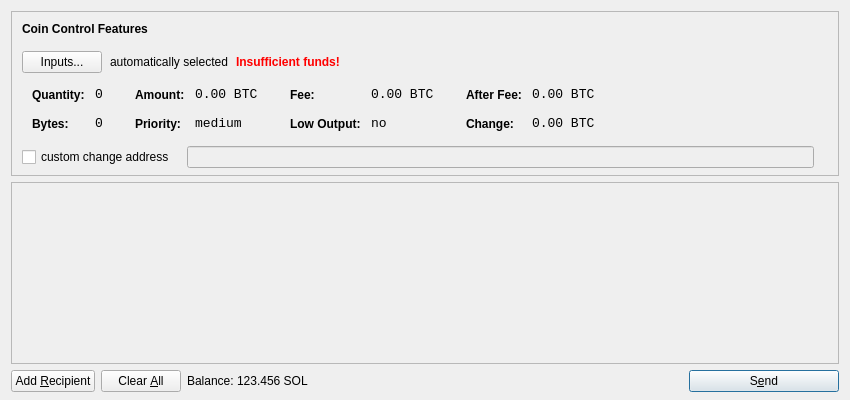
<?xml version="1.0" encoding="UTF-8"?>
<ui version="4.0">
 <class>SendCoinsDialog</class>
 <widget class="QDialog" name="SendCoinsDialog">
  <property name="geometry">
   <rect>
    <x>0</x>
    <y>0</y>
    <width>850</width>
    <height>400</height>
   </rect>
  </property>
  <property name="windowTitle">
   <string>Send Coins</string>
  </property>
  <layout class="QVBoxLayout" name="verticalLayout" stretch="0,1,0">
   <property name="bottomMargin">
    <number>8</number>
   </property>
   <item>
    <widget class="QFrame" name="frameCoinControl">
     <property name="sizePolicy">
      <sizepolicy hsizetype="Expanding" vsizetype="Expanding">
       <horstretch>0</horstretch>
       <verstretch>0</verstretch>
      </sizepolicy>
     </property>
     <property name="maximumSize">
      <size>
       <width>16777215</width>
       <height>16777215</height>
      </size>
     </property>
     <property name="frameShape">
      <enum>QFrame::StyledPanel</enum>
     </property>
     <property name="frameShadow">
      <enum>QFrame::Sunken</enum>
     </property>
     <layout class="QVBoxLayout" name="verticalLayoutCoinControl2">
      <property name="spacing">
       <number>-1</number>
      </property>
      <property name="leftMargin">
       <number>0</number>
      </property>
      <property name="topMargin">
       <number>0</number>
      </property>
      <property name="rightMargin">
       <number>0</number>
      </property>
      <property name="bottomMargin">
       <number>6</number>
      </property>
      <item>
       <layout class="QVBoxLayout" name="verticalLayoutCoinControl" stretch="0,0,0,0,1">
        <property name="spacing">
         <number>0</number>
        </property>
        <property name="leftMargin">
         <number>10</number>
        </property>
        <property name="topMargin">
         <number>10</number>
        </property>
        <item>
         <layout class="QHBoxLayout" name="horizontalLayoutCoinControl1">
          <property name="bottomMargin">
           <number>15</number>
          </property>
          <item>
           <widget class="QLabel" name="labelCoinControlFeatures">
            <property name="sizePolicy">
             <sizepolicy hsizetype="Preferred" vsizetype="Maximum">
              <horstretch>0</horstretch>
              <verstretch>0</verstretch>
             </sizepolicy>
            </property>
            <property name="font">
             <font>
              <weight>75</weight>
              <bold>true</bold>
             </font>
            </property>
            <property name="styleSheet">
             <string notr="true">font-weight:bold;</string>
            </property>
            <property name="text">
             <string>Coin Control Features</string>
            </property>
           </widget>
          </item>
         </layout>
        </item>
        <item>
         <layout class="QHBoxLayout" name="horizontalLayoutCoinControl2" stretch="0,0,0,0">
          <property name="spacing">
           <number>8</number>
          </property>
          <property name="bottomMargin">
           <number>10</number>
          </property>
          <item>
           <widget class="QPushButton" name="pushButtonCoinControl">
            <property name="styleSheet">
             <string notr="true"/>
            </property>
            <property name="text">
             <string>Inputs...</string>
            </property>
           </widget>
          </item>
          <item>
           <widget class="QLabel" name="labelCoinControlAutomaticallySelected">
            <property name="text">
             <string>automatically selected</string>
            </property>
            <property name="margin">
             <number>5</number>
            </property>
           </widget>
          </item>
          <item>
           <widget class="QLabel" name="labelCoinControlInsuffFunds">
            <property name="font">
             <font>
              <weight>75</weight>
              <bold>true</bold>
             </font>
            </property>
            <property name="styleSheet">
             <string notr="true">color:red;font-weight:bold;</string>
            </property>
            <property name="text">
             <string>Insufficient funds!</string>
            </property>
            <property name="margin">
             <number>5</number>
            </property>
           </widget>
          </item>
          <item>
           <spacer name="horizontalSpacerCoinControl">
            <property name="orientation">
             <enum>Qt::Horizontal</enum>
            </property>
            <property name="sizeHint" stdset="0">
             <size>
              <width>40</width>
              <height>1</height>
             </size>
            </property>
           </spacer>
          </item>
         </layout>
        </item>
        <item>
         <widget class="QWidget" name="widgetCoinControl" native="true">
          <property name="sizePolicy">
           <sizepolicy hsizetype="Preferred" vsizetype="Preferred">
            <horstretch>0</horstretch>
            <verstretch>0</verstretch>
           </sizepolicy>
          </property>
          <property name="minimumSize">
           <size>
            <width>0</width>
            <height>0</height>
           </size>
          </property>
          <property name="styleSheet">
           <string notr="true"/>
          </property>
          <layout class="QHBoxLayout" name="horizontalLayoutCoinControl5">
           <property name="margin">
            <number>0</number>
           </property>
           <item>
            <layout class="QHBoxLayout" name="horizontalLayoutCoinControl3" stretch="0,0,0,1">
             <property name="spacing">
              <number>20</number>
             </property>
             <property name="topMargin">
              <number>0</number>
             </property>
             <property name="bottomMargin">
              <number>10</number>
             </property>
             <item>
              <layout class="QFormLayout" name="formLayoutCoinControl1">
               <property name="horizontalSpacing">
                <number>10</number>
               </property>
               <property name="verticalSpacing">
                <number>14</number>
               </property>
               <property name="leftMargin">
                <number>10</number>
               </property>
               <property name="topMargin">
                <number>4</number>
               </property>
               <property name="rightMargin">
                <number>6</number>
               </property>
               <item row="0" column="0">
                <widget class="QLabel" name="labelCoinControlQuantityText">
                 <property name="styleSheet">
                  <string notr="true">font-weight:bold;</string>
                 </property>
                 <property name="text">
                  <string>Quantity:</string>
                 </property>
                 <property name="margin">
                  <number>0</number>
                 </property>
                </widget>
               </item>
               <item row="0" column="1">
                <widget class="QLabel" name="labelCoinControlQuantity">
                 <property name="font">
                  <font>
                   <family>Monospace</family>
                   <pointsize>10</pointsize>
                  </font>
                 </property>
                 <property name="cursor">
                  <cursorShape>IBeamCursor</cursorShape>
                 </property>
                 <property name="contextMenuPolicy">
                  <enum>Qt::ActionsContextMenu</enum>
                 </property>
                 <property name="text">
                  <string notr="true">0</string>
                 </property>
                 <property name="margin">
                  <number>0</number>
                 </property>
                 <property name="textInteractionFlags">
                  <set>Qt::LinksAccessibleByMouse|Qt::TextSelectableByKeyboard|Qt::TextSelectableByMouse</set>
                 </property>
                </widget>
               </item>
               <item row="1" column="0">
                <widget class="QLabel" name="labelCoinControlBytesText">
                 <property name="styleSheet">
                  <string notr="true">font-weight:bold;</string>
                 </property>
                 <property name="text">
                  <string>Bytes:</string>
                 </property>
                </widget>
               </item>
               <item row="1" column="1">
                <widget class="QLabel" name="labelCoinControlBytes">
                 <property name="font">
                  <font>
                   <family>Monospace</family>
                   <pointsize>10</pointsize>
                  </font>
                 </property>
                 <property name="cursor">
                  <cursorShape>IBeamCursor</cursorShape>
                 </property>
                 <property name="contextMenuPolicy">
                  <enum>Qt::ActionsContextMenu</enum>
                 </property>
                 <property name="text">
                  <string notr="true">0</string>
                 </property>
                 <property name="textInteractionFlags">
                  <set>Qt::LinksAccessibleByMouse|Qt::TextSelectableByKeyboard|Qt::TextSelectableByMouse</set>
                 </property>
                </widget>
               </item>
              </layout>
             </item>
             <item>
              <layout class="QFormLayout" name="formLayoutCoinControl2">
               <property name="horizontalSpacing">
                <number>10</number>
               </property>
               <property name="verticalSpacing">
                <number>14</number>
               </property>
               <property name="leftMargin">
                <number>6</number>
               </property>
               <property name="topMargin">
                <number>4</number>
               </property>
               <property name="rightMargin">
                <number>6</number>
               </property>
               <item row="0" column="0">
                <widget class="QLabel" name="labelCoinControlAmountText">
                 <property name="styleSheet">
                  <string notr="true">font-weight:bold;</string>
                 </property>
                 <property name="text">
                  <string>Amount:</string>
                 </property>
                 <property name="margin">
                  <number>0</number>
                 </property>
                </widget>
               </item>
               <item row="0" column="1">
                <widget class="QLabel" name="labelCoinControlAmount">
                 <property name="font">
                  <font>
                   <family>Monospace</family>
                   <pointsize>10</pointsize>
                  </font>
                 </property>
                 <property name="cursor">
                  <cursorShape>IBeamCursor</cursorShape>
                 </property>
                 <property name="contextMenuPolicy">
                  <enum>Qt::ActionsContextMenu</enum>
                 </property>
                 <property name="text">
                  <string notr="true">0.00 BTC</string>
                 </property>
                 <property name="textInteractionFlags">
                  <set>Qt::LinksAccessibleByMouse|Qt::TextSelectableByKeyboard|Qt::TextSelectableByMouse</set>
                 </property>
                </widget>
               </item>
               <item row="1" column="0">
                <widget class="QLabel" name="labelCoinControlPriorityText">
                 <property name="styleSheet">
                  <string notr="true">font-weight:bold;</string>
                 </property>
                 <property name="text">
                  <string>Priority:</string>
                 </property>
                </widget>
               </item>
               <item row="1" column="1">
                <widget class="QLabel" name="labelCoinControlPriority">
                 <property name="font">
                  <font>
                   <family>Monospace</family>
                   <pointsize>10</pointsize>
                  </font>
                 </property>
                 <property name="cursor">
                  <cursorShape>IBeamCursor</cursorShape>
                 </property>
                 <property name="contextMenuPolicy">
                  <enum>Qt::ActionsContextMenu</enum>
                 </property>
                 <property name="text">
                  <string>medium</string>
                 </property>
                 <property name="textInteractionFlags">
                  <set>Qt::LinksAccessibleByMouse|Qt::TextSelectableByKeyboard|Qt::TextSelectableByMouse</set>
                 </property>
                </widget>
               </item>
              </layout>
             </item>
             <item>
              <layout class="QFormLayout" name="formLayoutCoinControl3">
               <property name="horizontalSpacing">
                <number>10</number>
               </property>
               <property name="verticalSpacing">
                <number>14</number>
               </property>
               <property name="leftMargin">
                <number>6</number>
               </property>
               <property name="topMargin">
                <number>4</number>
               </property>
               <property name="rightMargin">
                <number>6</number>
               </property>
               <item row="0" column="0">
                <widget class="QLabel" name="labelCoinControlFeeText">
                 <property name="styleSheet">
                  <string notr="true">font-weight:bold;</string>
                 </property>
                 <property name="text">
                  <string>Fee:</string>
                 </property>
                 <property name="margin">
                  <number>0</number>
                 </property>
                </widget>
               </item>
               <item row="0" column="1">
                <widget class="QLabel" name="labelCoinControlFee">
                 <property name="font">
                  <font>
                   <family>Monospace</family>
                   <pointsize>10</pointsize>
                  </font>
                 </property>
                 <property name="cursor">
                  <cursorShape>IBeamCursor</cursorShape>
                 </property>
                 <property name="contextMenuPolicy">
                  <enum>Qt::ActionsContextMenu</enum>
                 </property>
                 <property name="text">
                  <string notr="true">0.00 BTC</string>
                 </property>
                 <property name="textInteractionFlags">
                  <set>Qt::LinksAccessibleByMouse|Qt::TextSelectableByKeyboard|Qt::TextSelectableByMouse</set>
                 </property>
                </widget>
               </item>
               <item row="1" column="0">
                <widget class="QLabel" name="labelCoinControlLowOutputText">
                 <property name="styleSheet">
                  <string notr="true">font-weight:bold;</string>
                 </property>
                 <property name="text">
                  <string>Low Output:</string>
                 </property>
                </widget>
               </item>
               <item row="1" column="1">
                <widget class="QLabel" name="labelCoinControlLowOutput">
                 <property name="font">
                  <font>
                   <family>Monospace</family>
                   <pointsize>10</pointsize>
                  </font>
                 </property>
                 <property name="cursor">
                  <cursorShape>IBeamCursor</cursorShape>
                 </property>
                 <property name="contextMenuPolicy">
                  <enum>Qt::ActionsContextMenu</enum>
                 </property>
                 <property name="text">
                  <string>no</string>
                 </property>
                 <property name="textInteractionFlags">
                  <set>Qt::LinksAccessibleByMouse|Qt::TextSelectableByKeyboard|Qt::TextSelectableByMouse</set>
                 </property>
                </widget>
               </item>
              </layout>
             </item>
             <item>
              <layout class="QFormLayout" name="formLayoutCoinControl4">
               <property name="horizontalSpacing">
                <number>10</number>
               </property>
               <property name="verticalSpacing">
                <number>14</number>
               </property>
               <property name="leftMargin">
                <number>6</number>
               </property>
               <property name="topMargin">
                <number>4</number>
               </property>
               <property name="rightMargin">
                <number>6</number>
               </property>
               <item row="0" column="0">
                <widget class="QLabel" name="labelCoinControlAfterFeeText">
                 <property name="styleSheet">
                  <string notr="true">font-weight:bold;</string>
                 </property>
                 <property name="text">
                  <string>After Fee:</string>
                 </property>
                 <property name="margin">
                  <number>0</number>
                 </property>
                </widget>
               </item>
               <item row="0" column="1">
                <widget class="QLabel" name="labelCoinControlAfterFee">
                 <property name="font">
                  <font>
                   <family>Monospace</family>
                   <pointsize>10</pointsize>
                  </font>
                 </property>
                 <property name="cursor">
                  <cursorShape>IBeamCursor</cursorShape>
                 </property>
                 <property name="contextMenuPolicy">
                  <enum>Qt::ActionsContextMenu</enum>
                 </property>
                 <property name="text">
                  <string notr="true">0.00 BTC</string>
                 </property>
                 <property name="textInteractionFlags">
                  <set>Qt::LinksAccessibleByMouse|Qt::TextSelectableByKeyboard|Qt::TextSelectableByMouse</set>
                 </property>
                </widget>
               </item>
               <item row="1" column="0">
                <widget class="QLabel" name="labelCoinControlChangeText">
                 <property name="styleSheet">
                  <string notr="true">font-weight:bold;</string>
                 </property>
                 <property name="text">
                  <string>Change:</string>
                 </property>
                </widget>
               </item>
               <item row="1" column="1">
                <widget class="QLabel" name="labelCoinControlChange">
                 <property name="font">
                  <font>
                   <family>Monospace</family>
                   <pointsize>10</pointsize>
                  </font>
                 </property>
                 <property name="cursor">
                  <cursorShape>IBeamCursor</cursorShape>
                 </property>
                 <property name="contextMenuPolicy">
                  <enum>Qt::ActionsContextMenu</enum>
                 </property>
                 <property name="text">
                  <string notr="true">0.00 BTC</string>
                 </property>
                 <property name="textInteractionFlags">
                  <set>Qt::LinksAccessibleByMouse|Qt::TextSelectableByKeyboard|Qt::TextSelectableByMouse</set>
                 </property>
                </widget>
               </item>
              </layout>
             </item>
            </layout>
           </item>
          </layout>
         </widget>
        </item>
        <item>
         <layout class="QHBoxLayout" name="horizontalLayoutCoinControl4" stretch="0,0,0">
          <property name="spacing">
           <number>12</number>
          </property>
          <property name="sizeConstraint">
           <enum>QLayout::SetDefaultConstraint</enum>
          </property>
          <property name="topMargin">
           <number>5</number>
          </property>
          <property name="rightMargin">
           <number>5</number>
          </property>
          <item>
           <widget class="QCheckBox" name="checkBoxCoinControlChange">
            <property name="text">
             <string>custom change address</string>
            </property>
           </widget>
          </item>
          <item>
           <widget class="QLineEdit" name="lineEditCoinControlChange">
            <property name="enabled">
             <bool>false</bool>
            </property>
            <property name="sizePolicy">
             <sizepolicy hsizetype="Expanding" vsizetype="Fixed">
              <horstretch>0</horstretch>
              <verstretch>0</verstretch>
             </sizepolicy>
            </property>
           </widget>
          </item>
          <item>
           <widget class="QLabel" name="labelCoinControlChangeLabel">
            <property name="sizePolicy">
             <sizepolicy hsizetype="Preferred" vsizetype="Expanding">
              <horstretch>0</horstretch>
              <verstretch>0</verstretch>
             </sizepolicy>
            </property>
            <property name="minimumSize">
             <size>
              <width>0</width>
              <height>0</height>
             </size>
            </property>
            <property name="text">
             <string/>
            </property>
            <property name="margin">
             <number>3</number>
            </property>
           </widget>
          </item>
         </layout>
        </item>
        <item>
         <spacer name="verticalSpacerCoinControl">
          <property name="orientation">
           <enum>Qt::Vertical</enum>
          </property>
          <property name="sizeHint" stdset="0">
           <size>
            <width>800</width>
            <height>1</height>
           </size>
          </property>
         </spacer>
        </item>
       </layout>
      </item>
     </layout>
    </widget>
   </item>
   <item>
    <widget class="QScrollArea" name="scrollArea">
     <property name="widgetResizable">
      <bool>true</bool>
     </property>
     <widget class="QWidget" name="scrollAreaWidgetContents">
      <property name="geometry">
       <rect>
        <x>0</x>
        <y>0</y>
        <width>830</width>
        <height>165</height>
       </rect>
      </property>
      <layout class="QVBoxLayout" name="verticalLayout_2">
       <property name="margin">
        <number>0</number>
       </property>
       <item>
        <layout class="QVBoxLayout" name="entries">
         <property name="spacing">
          <number>6</number>
         </property>
        </layout>
       </item>
       <item>
        <spacer name="verticalSpacer">
         <property name="orientation">
          <enum>Qt::Vertical</enum>
         </property>
         <property name="sizeHint" stdset="0">
          <size>
           <width>20</width>
           <height>40</height>
          </size>
         </property>
        </spacer>
       </item>
      </layout>
     </widget>
    </widget>
   </item>
   <item>
    <layout class="QHBoxLayout" name="horizontalLayout">
     <item>
      <widget class="QPushButton" name="addButton">
       <property name="toolTip">
        <string>Send to multiple recipients at once</string>
       </property>
       <property name="text">
        <string>Add &amp;Recipient</string>
       </property>
       <property name="icon">
        <iconset resource="../bitcoin.qrc">
         <normaloff>:/icons/add</normaloff>:/icons/add</iconset>
       </property>
       <property name="autoDefault">
        <bool>false</bool>
       </property>
      </widget>
     </item>
     <item>
      <widget class="QPushButton" name="clearButton">
       <property name="sizePolicy">
        <sizepolicy hsizetype="Minimum" vsizetype="Fixed">
         <horstretch>0</horstretch>
         <verstretch>0</verstretch>
        </sizepolicy>
       </property>
       <property name="toolTip">
        <string>Remove all transaction fields</string>
       </property>
       <property name="text">
        <string>Clear &amp;All</string>
       </property>
       <property name="icon">
        <iconset resource="../bitcoin.qrc">
         <normaloff>:/icons/remove</normaloff>:/icons/remove</iconset>
       </property>
       <property name="autoRepeatDelay">
        <number>300</number>
       </property>
       <property name="autoDefault">
        <bool>false</bool>
       </property>
      </widget>
     </item>
     <item>
      <layout class="QHBoxLayout" name="horizontalLayout_2">
       <property name="spacing">
        <number>3</number>
       </property>
       <item>
        <widget class="QLabel" name="label">
         <property name="text">
          <string>Balance:</string>
         </property>
        </widget>
       </item>
       <item>
        <widget class="QLabel" name="labelBalance">
         <property name="cursor">
          <cursorShape>IBeamCursor</cursorShape>
         </property>
         <property name="text">
          <string>123.456 SOL</string>
         </property>
         <property name="textInteractionFlags">
          <set>Qt::LinksAccessibleByMouse|Qt::TextSelectableByKeyboard|Qt::TextSelectableByMouse</set>
         </property>
        </widget>
       </item>
      </layout>
     </item>
     <item>
      <spacer name="horizontalSpacer">
       <property name="orientation">
        <enum>Qt::Horizontal</enum>
       </property>
       <property name="sizeHint" stdset="0">
        <size>
         <width>40</width>
         <height>20</height>
        </size>
       </property>
      </spacer>
     </item>
     <item>
      <widget class="QPushButton" name="sendButton">
       <property name="minimumSize">
        <size>
         <width>150</width>
         <height>0</height>
        </size>
       </property>
       <property name="toolTip">
        <string>Confirm the send action</string>
       </property>
       <property name="text">
        <string>S&amp;end</string>
       </property>
       <property name="icon">
        <iconset resource="../bitcoin.qrc">
         <normaloff>:/icons/send</normaloff>:/icons/send</iconset>
       </property>
       <property name="default">
        <bool>true</bool>
       </property>
      </widget>
     </item>
    </layout>
   </item>
  </layout>
 </widget>
 <resources>
  <include location="../bitcoin.qrc"/>
 </resources>
 <connections/>
</ui>
